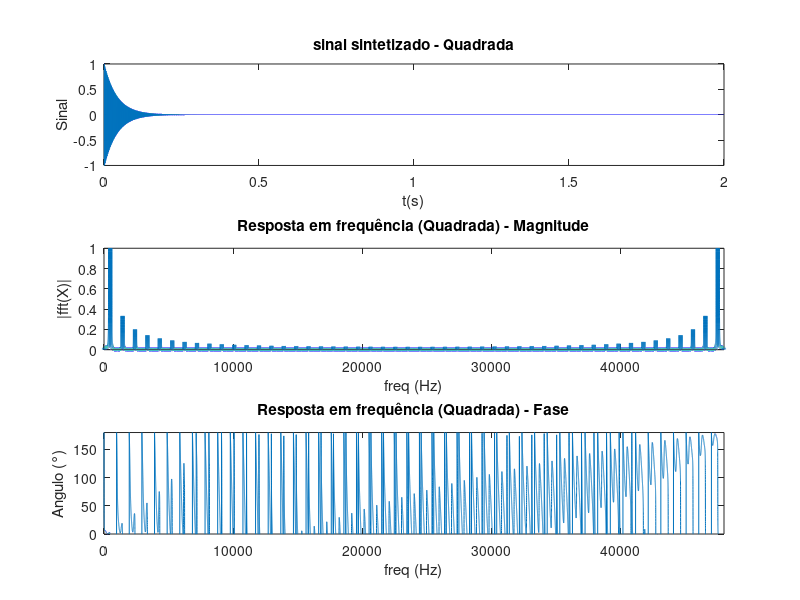

Reproduce this figure in MATLAB.
clc; close all;clear all;

x(1:49) = 1;
x(50:99) = -1;
alpha = 0.95;
Fs = 48000;

for i = 100:100:(Fs*2-100)
    for j = 0:99
        x(i + j) = alpha^(i/100) * x(j+1);
    end
end

fourier = fft(x);

figure;
subplot(3,1,1);
plot(linspace(0,2,length(x)),x);
title("sinal sintetizado - Quadrada")
xlabel("t(s)")
ylabel("Sinal")


subplot(3,1,2);
plot(Fs/(length(x)+1)*(0:length(x)-1), abs(fourier)/max(abs(fourier)),"LineWidth",3)
title("Resposta em frequência (Quadrada) - Magnitude")
xlabel("freq (Hz)")
ylabel("|fft(X)|")
axis([0 Fs 0 1]);

subplot(3,1,3);
plot(Fs/(length(x)+1)*(0:length(x)-1), angle(fourier)*180/pi);
title("Resposta em frequência (Quadrada) - Fase")
xlabel("freq (Hz)")
ylabel("Angulo (°)")
axis([0 Fs 0 max(angle(fourier)*180/pi)]);